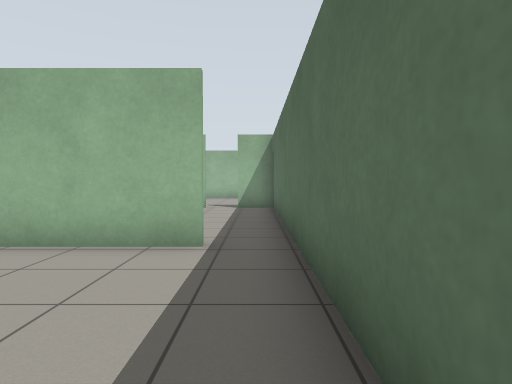
[1] (above)

21 first-person views from a walk through a world built for the Gazebo simulator. The camera is 0.94 m above the floor, tilts 2° down and sees 75° across. The floor is counted in squares, 1 m on a side. Each view is taken from the middle of a square. On the plan, view 1 faces up. The plan holds only what a view shows up to about 12 squares ahead; the rest is blank.

[2]
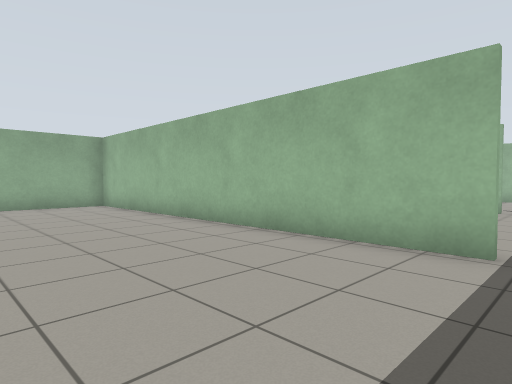

[3]
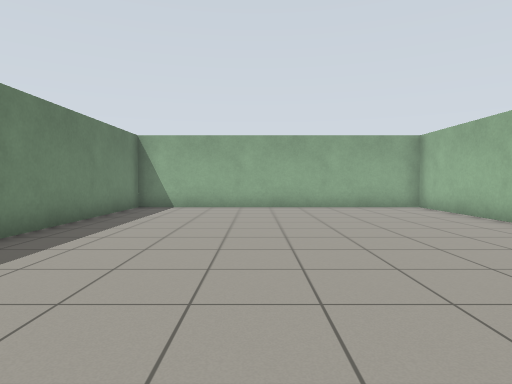

[4]
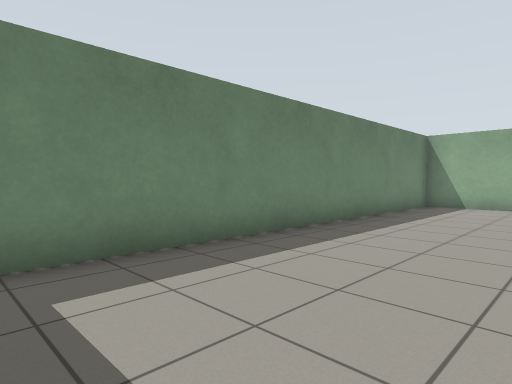

[5]
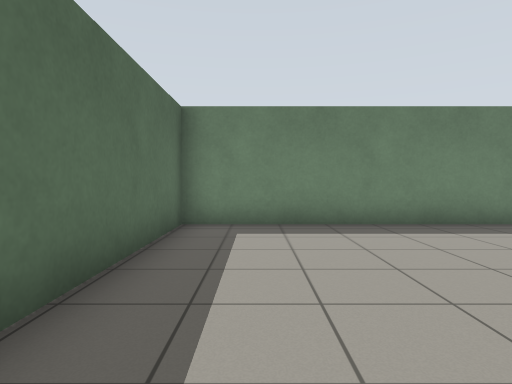

[6]
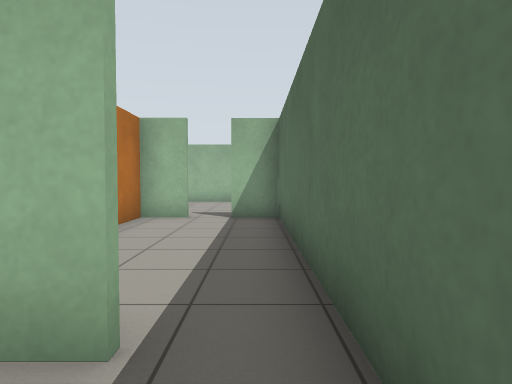

[7]
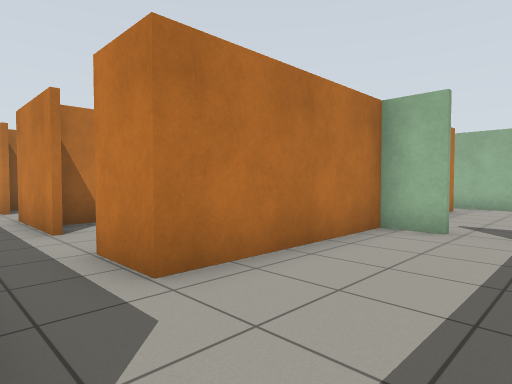

[8]
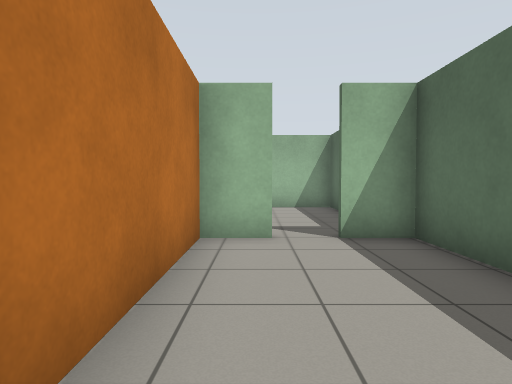

[9]
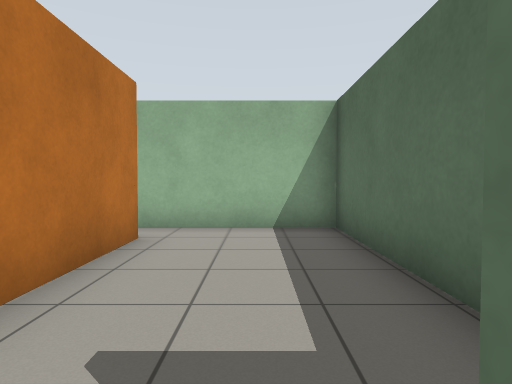

[10]
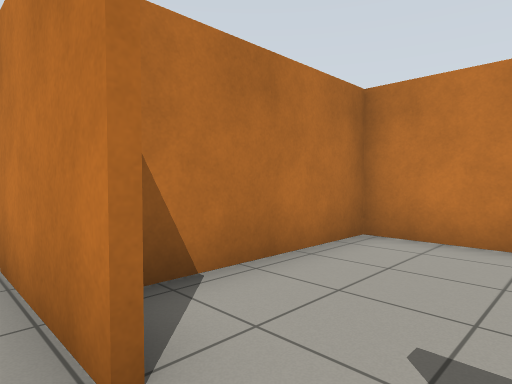

[11]
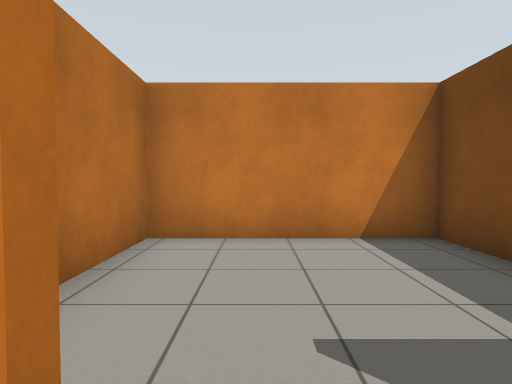

[12]
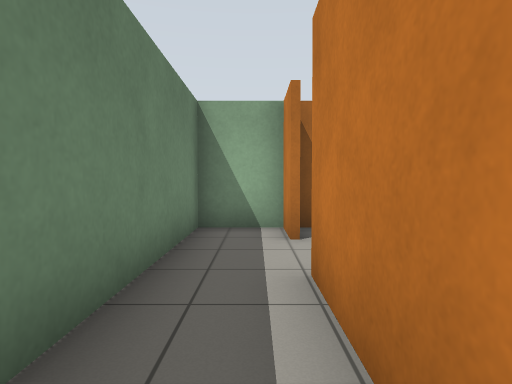

[13]
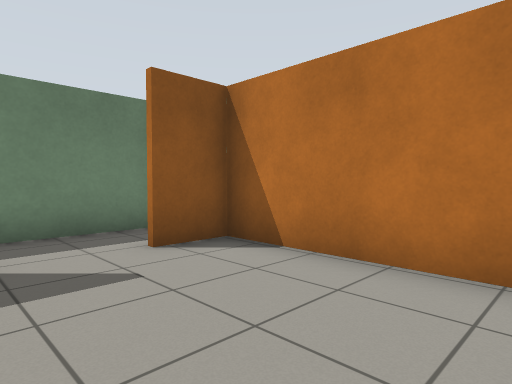

[14]
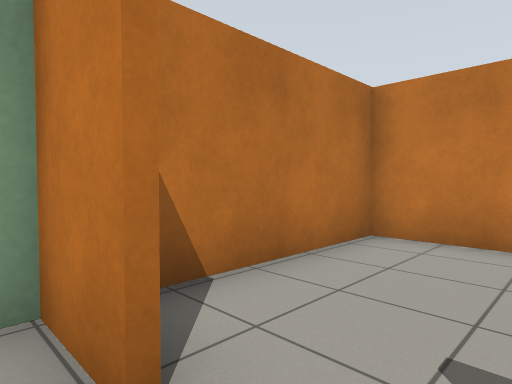

[15]
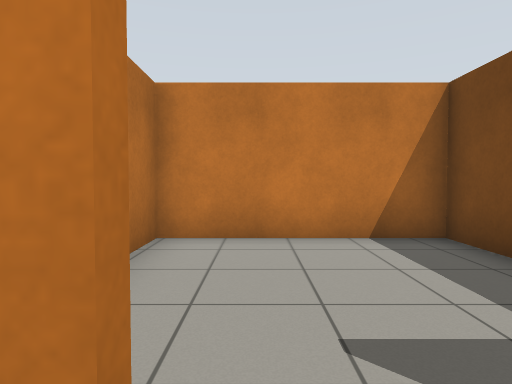

[16]
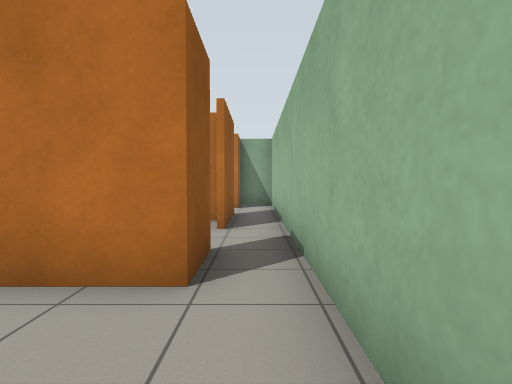

[17]
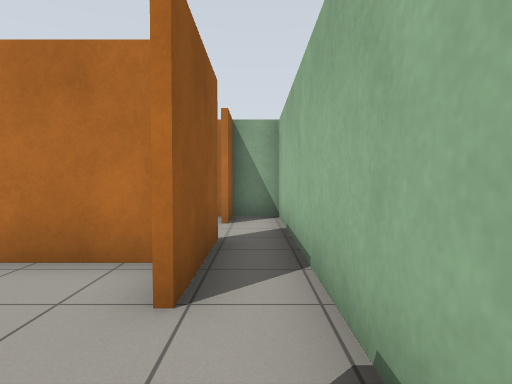

[18]
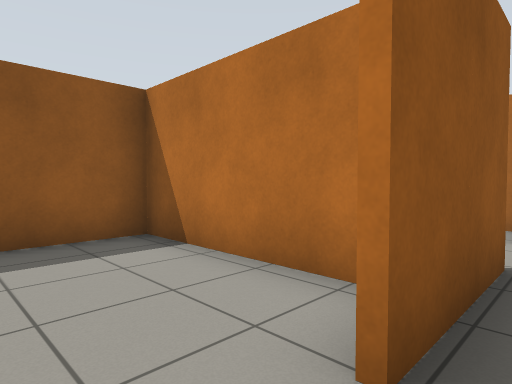

[19]
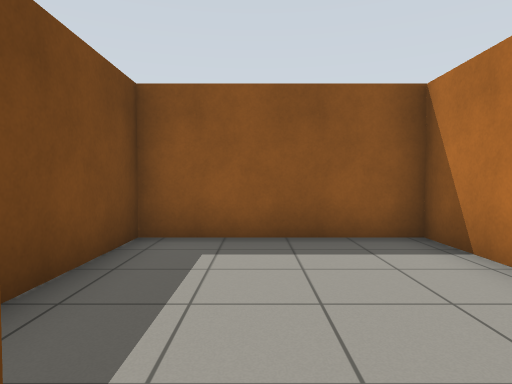

[20]
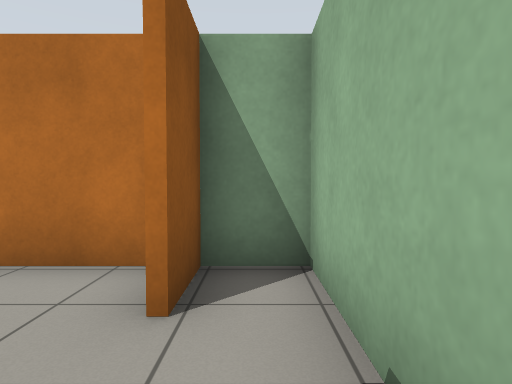

[21]
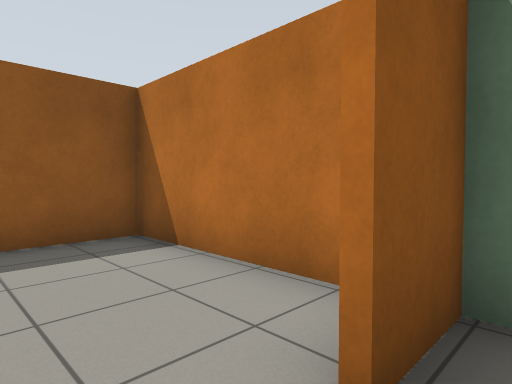

### Floor plan
Ten units are one square. View 1 is at (0, 0); x grows to the right and y downward. Boxes are objects, and circles mark ways between rooms. Rooms are numbered by the first view taken in them; rooms with no view inside come last. Other rooms are left out.
<svg viewBox="-131 -181 142 237">
<path fill="none" stroke="#000" d="M-8 -47 -126 -47M-126 -49 -126 51 6 51 6 -44M-16 -114 -31 -114M6 -44 6 -114 -6 -114M-29 -115 -29 -65 -45 -65M-113 -65 -126 -65M-64 -65 -94 -65M-126 -66 -126 -49M-126 -48 -74 -48M-126 -67 -112 -67M-79 -100 -79 -115M-126 -121 -126 -66M-81 -114 -126 -114M-29 -164 -29 -134M6 -132 6 -176 -24 -176M-94 -164 -64 -164M-45 -164 -29 -164M-24 -176 -126 -176 -126 -164 -113 -164M-31 -98 -31 -120M-78 -119 -78 -70M-31 -114 -81 -114M-78 -161 -78 -119M-79 -115 -29 -115M-31 -120 -31 -146M-126 -161 -126 -121M-126 -115 -106 -115"/>
<circle cx="0" cy="-50" r="3" fill="#2a7"/>
<circle cx="-35" cy="-60" r="3" fill="#2a7"/>
<circle cx="-10" cy="-120" r="3" fill="#2a7"/>
<circle cx="-105" cy="-70" r="3" fill="#2a7"/>
<circle cx="-55" cy="-70" r="3" fill="#2a7"/>
<circle cx="-35" cy="-170" r="3" fill="#2a7"/>
<circle cx="-55" cy="-160" r="3" fill="#2a7"/>
<circle cx="-105" cy="-160" r="3" fill="#2a7"/>
<text x="-60" y="0">1</text>
<text x="-10" y="-80">2</text>
<text x="-90" y="-60">3</text>
<text x="-110" y="-90">4</text>
<text x="-10" y="-150">5</text>
<text x="-80" y="-170">6</text>
<text x="-60" y="-90">7</text>
<text x="-60" y="-140">8</text>
<text x="-110" y="-140">9</text>
</svg>
Room 1 opens to room 2. Room 2 opens to room 3. Room 2 opens to room 5. Room 3 opens to room 4. Room 3 opens to room 7. Room 5 opens to room 6. Room 6 opens to room 8. Room 6 opens to room 9.

Where each view was taken, in squares from view 1:
view 1: 0 up, 0 right, facing up
view 2: 0 up, 0 right, facing up-left
view 3: 1 down, 1 left, facing left
view 4: 1 down, 0 right, facing down-left
view 5: 2 up, 1 left, facing down
view 6: 3 up, 0 right, facing up
view 7: 5 up, 0 right, facing up-left
view 8: 6 up, 2 left, facing up
view 9: 11 up, 1 left, facing up
view 10: 6 up, 5 left, facing up-left
view 11: 6 up, 6 left, facing up
view 12: 6 up, 6 left, facing left
view 13: 11 up, 9 left, facing down-left
view 14: 6 up, 10 left, facing up-left
view 15: 6 up, 11 left, facing up
view 16: 17 up, 0 right, facing left
view 17: 17 up, 4 left, facing left
view 18: 17 up, 5 left, facing down-left
view 19: 17 up, 5 left, facing down
view 20: 17 up, 9 left, facing left
view 21: 17 up, 10 left, facing down-left
